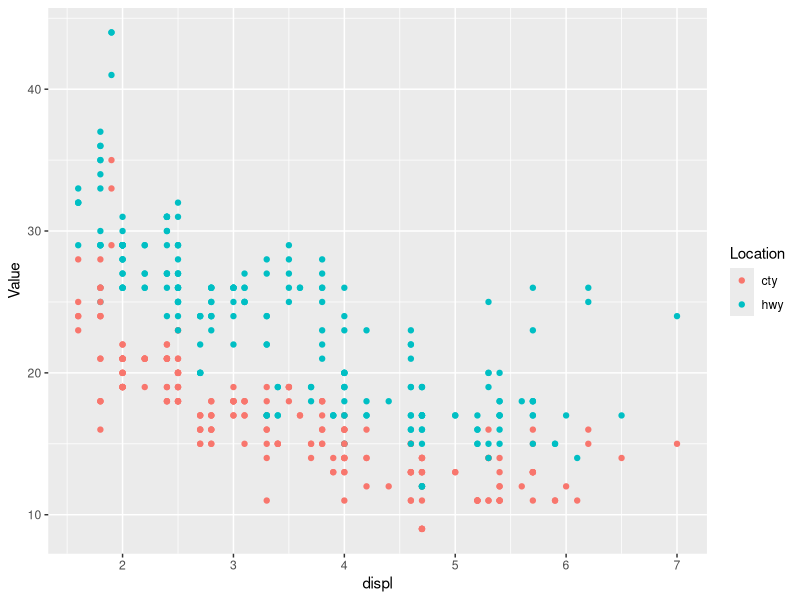

This chart was generated by the following R code:
library(tidyr)
library(ggplot2)

test <- subset(mpg,select = c(displ,hwy,cty))
test_l <- pivot_longer(test,!displ, names_to = "Location", values_to = "Value")
ggplot(test_l,aes(x=displ,y=Value,colour=Location))+geom_point()




